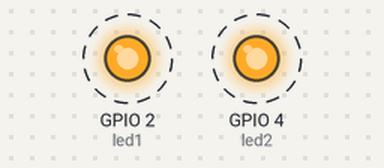
The sketch below on a simulated ESP32. Parts: output pins drawn as LEDs (lit = HIGH). Dashed ring = blinking. What the sketch prints to the serial monitor is not drawn.

Above: at 0.53 s.
Timing chart, 0 to 5.1 s (numbered marks = the images above):
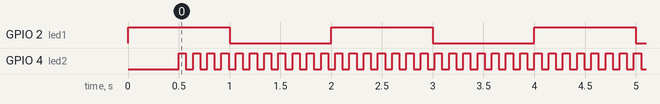

The sketch:

dualCore_esp32_test.ino
```cpp
/*********
  Rui Santos
  Complete project details at https://randomnerdtutorials.com
*********/

TaskHandle_t Task1;
TaskHandle_t Task2;

// LED pins
const int led1 = 2;
const int led2 = 4;

//Task1code: blinks an LED every 1000 ms
void Task1code(void* pvParameters) {
  Serial.print("Task1 running on core ");
  Serial.println(xPortGetCoreID());

  for (;;) {
    digitalWrite(led1, HIGH);
    delay(1000);
    digitalWrite(led1, LOW);
    delay(1000);
  }
}

void setup() {
  Serial.begin(115200);
  pinMode(led1, OUTPUT);
  pinMode(led2, OUTPUT);

  //create a task that will be executed in the Task1code() function, with priority 1 and executed on core 0
  xTaskCreatePinnedToCore(
    Task1code, /* Task function. */
    "Task1",   /* name of task. */
    10000,     /* Stack size of task */
    NULL,      /* parameter of the task */
    1,         /* priority of the task */
    &Task1,    /* Task handle to keep track of created task */
    0);        /* pin task to core 0 */
  delay(500);
}


void loop() {
  digitalWrite(led2, HIGH);
  delay(70);
  digitalWrite(led2, LOW);
  delay(70);
}
```

Measured:
- by itself, GPIO 2 (led1): alternates HIGH for 1.0 s and LOW for 1.0 s
- by itself, GPIO 4 (led2): alternates HIGH for 0.07 s and LOW for 0.07 s
